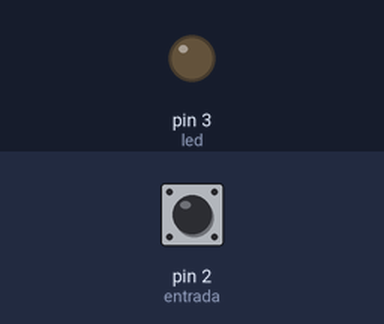
A sketch run on a simulated Arduino Uno, built with avr-gcc and run on an emulated ATmega328P. Shown: output pins drawn as LEDs (lit = HIGH). Dashed ring = blinking. The test bench sets the inputs (shaded band); at power-on: pin 2 (entrada) HIGH.

Above: at 1.2 s.
1.3 s: pin 2 (entrada) pulled LOW for 0.15 s
At 1.7 s:
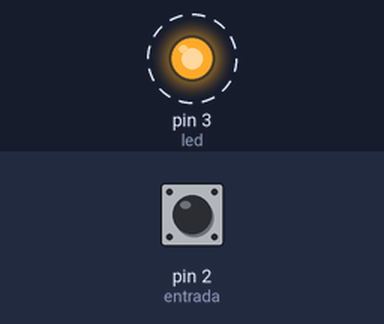
3.9 s: pin 2 (entrada) pulled LOW for 3.2 s
At 4.3 s:
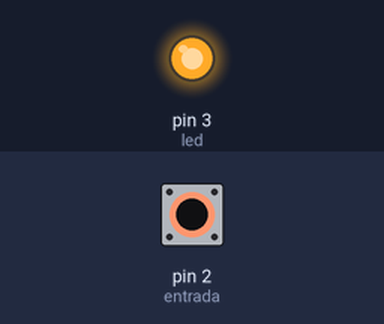
Timing chart, 0 to 9.1 s (numbered marks = the images above; inputs shaded):
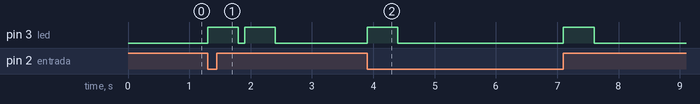

Measured:
- after the input at 1.3 s, pin 3 (led): alternates HIGH for 0.50 s and LOW for 0.10 s, 4 changes in all, then stays LOW, starting at once
- after the input at 3.9 s, pin 3 (led): alternates HIGH for 0.50 s and LOW for 2.7 s, 4 changes in all, then stays LOW, starting at once

The sketch:

Persano_boton_con_delay.ino
```cpp
int entrada = 2;
int led = 3;
int estadoPulsador;
bool paso1 = false;
bool paso2 = false;

void setup() {

pinMode(entrada,INPUT_PULLUP);
pinMode(led, OUTPUT);

digitalWrite(led, LOW);

}

void loop() {

estadoPulsador = digitalRead(entrada);
digitalWrite(led, LOW);


  if (estadoPulsador == LOW && paso1 == false){
          digitalWrite(led, HIGH);
          delay(500);
          digitalWrite(led, LOW);
          delay(100);
          paso1=true;
          paso2=true;

  }

  if (estadoPulsador == HIGH && paso2==true){
          digitalWrite(led, HIGH);
          delay(500);
          digitalWrite(led, LOW);
          delay(100);
          paso1=false;
          paso2=false;


  }


}
```
